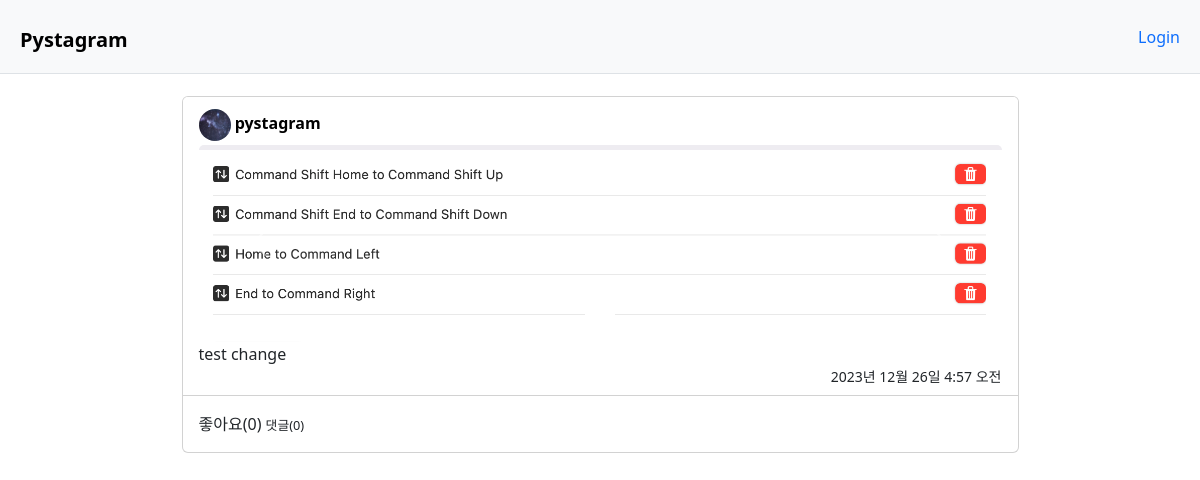
/posts/4/, run on an earlier commit of the app's database.
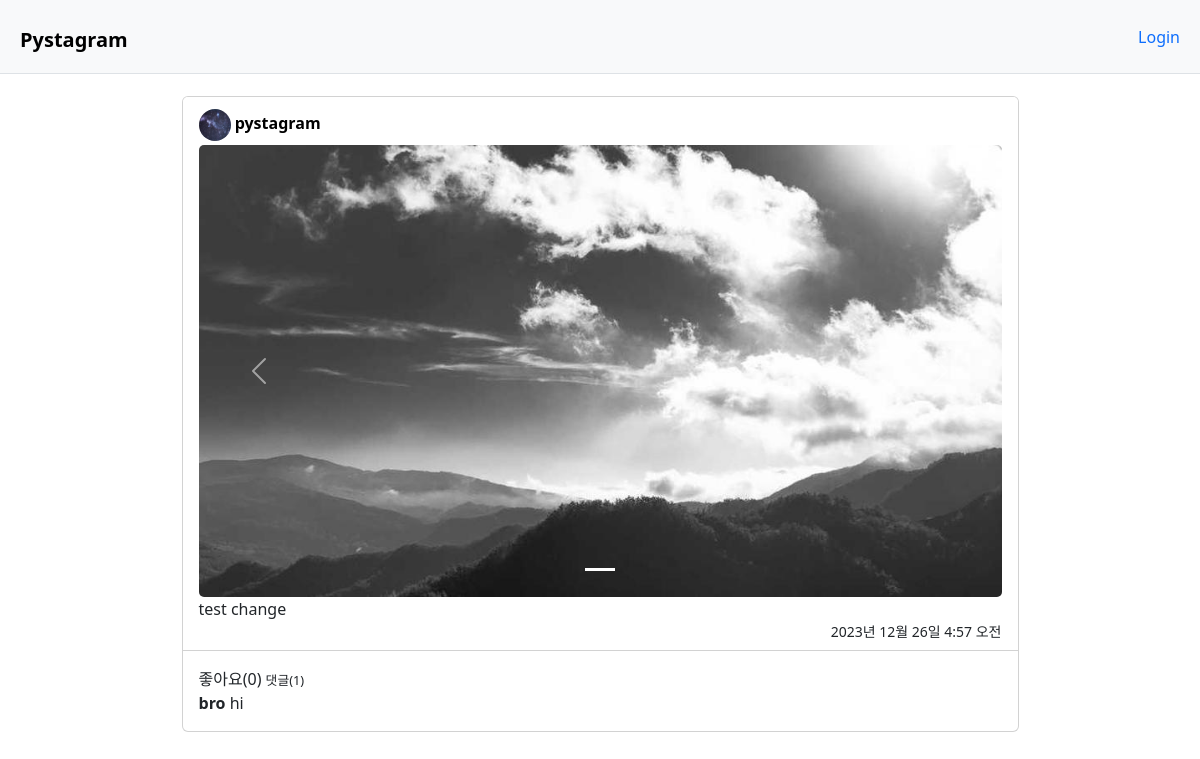
And on a later commit of the database.
### posts/models.py (models this page shows, shortened)
class PostImage(models.Model):
    post = models.ForeignKey(
        Post,
        verbose_name="포스트",
        on_delete=models.CASCADE
    )
    photo = models.ImageField("사진", upload_to="post")

class Post(models.Model):
    user = models.ForeignKey(
        "users.User",
        verbose_name="작성자",
        on_delete=models.CASCADE,
    )
    title = models.CharField("제목",max_length=50, default=None, null=True)
    content = models.TextField("내용")
    created = models.DateTimeField("생성일시", auto_now_add=True)
    tags = models.ManyToManyField(
        "posts.HashTag", verbose_name='해시태그목록', blank=True)

class Comment(models.Model):
    user = models.ForeignKey(
        "users.User",
        verbose_name="작성자",
        on_delete=models.CASCADE,
    )
    post = models.ForeignKey(Post, verbose_name="포스트", on_delete=models.CASCADE)
    content = models.TextField("내용")
    created = models.DateTimeField("생성일시", auto_now_add=True)

### users/models.py (models this page shows, shortened)
class User(AbstractUser):
    profile_image = models.ImageField(
        "프로필 이미지", upload_to="users/profile", blank=True)
    short_description = models.TextField('소개글', blank=True)
    like_posts = models.ManyToManyField(
        "posts.Post",
        verbose_name="좋아요 누른 Post 목록",
        related_name="like_users",
        blank=True,
    )
    following = models.ManyToManyField(
        "self",
        verbose_name="팔로우 중인 사람들",
        related_name="followers",
        symmetrical=False,
        through="users.Relationship"
    )

### posts/views.py (the view)
# urls.py: path("<int:post_id>/", post_detail, name="post_detail"),
def post_detail(request, post_id):
    post = Post.objects.get(id=post_id)
    comment_form = CommentForm()
    context = {
        "post": post,
        "comment_form": comment_form,
    }
    return render(request, "posts/post_detail.html", context)

### templates/posts/post_detail.html
{% extends 'base_slider.html' %}
{% block content %}
	<div id="feeds" class="post-container">
		{% url 'posts:post_detail' post.id as action_redirect_to %}
		{% include "posts/post.html" with action_redirect_url=action_redirect_to %}
	</div>
{% endblock %}

### templates/posts/post.html (shortened to what this page needs)
<div class="container mt-5 mb-5 pt-5">
  <div class="card m-auto w-75">
    <article id="post-{{ post.id }}" class="post">
      <div class="card-header bg-white">
        <div class="row mt-1">
          <div class="col-6 text-start">
            <a href="{% url 'users:profile' user_id=post.user.id %}" class="text-decoration-none">
              {% if post.user.profile_image %}
                <img src="{{ post.user.profile_image.url }}" class="rounded-circle" alt="" style="height:32px; width: 32px;">
              {% endif %}
              <span class="card-title fw-bold text-black">{{ post.user.username }}</span>
            </a>
          </div>
          <div class="col-6 text-end">
          </div>
        </div>
        <div id="demo-{{post.id}}" class="carousel slide mt-1" data-bs-touch="false" data-bs-interval="false">
          <div class="carousel-indicators">
            {% for image in post.postimage_set.all %}
              <button data-bs-target="#demo-{{post.id}}" data-bs-slide-to="{{ forloop.counter0 }}" class="{% if forloop.counter0 == 0 %}active{% endif %}"></button>
            {% endfor %}
          </div>
          <div class="carousel-inner">
            {% for image in post.postimage_set.all %}
              <div class="carousel-item {% if forloop.counter == 1 %}active{% endif %}">
                <img src="{{ image.photo.url }}" class="card-img " style="background-size: contain">
              </div>
            {% endfor %}
          </div>
          <button class="carousel-control-prev" data-bs-target="#demo-{{post.id}}" data-bs-slide="prev">
            <span class="carousel-control-prev-icon"></span>
          </button>
          <button class="carousel-control-next" data-bs-target="#demo-{{post.id}}" data-bs-slide="next">
            <span class="carousel-control-next-icon"></span>
          </button>
        </div>
        <div class="post-content">
          {{post.content|safe}}
          <div class="d-flex justify-content-end">
            <small class="ms-3">{{post.created}}</small>
          </div>
        </div>
      </div>
      <div class="card-body">
        <div class="post-buttons">
          <div class="d-inline-block">
            <form action="{% url 'posts:post_like' post_id=post.id %}?next={{ action_redirect_url }}" method="POST">
              {% if user.is_authenticated %}
                <button type="submit" class="btn" style="outline:none; scale:0.8">
                  {% if user in post.like_users.all %}
                    좋아요 취소({{ post.like_users.count }})
                  {% else %}
                    좋아요({{ post.like_users.count }})
                  {% endif %}
                </button>
              {% else %}
                좋아요({{ post.like_users.count }})
              {% endif %}
            </form>
          </div>
          <div class="d-inline-block">
            <span style="font-size:80%">
              댓글({{post.comment_set.count}})
            </span>
          </div>
        </div>
        <div class="post-comments">
          <ul class="list-group">
            {% for comment in post.comment_set.all %}
              <li class="" style="list-style:none;">
                <b>{{comment.user.username}}</b>
                {{comment.content}}
              </li>
            {% endfor %}
          </ul>
        </div>
      </div>
    </article>
  </div>
</div>

What changed in the data, as far as the page shows it:
removed PostImage: photo (picture)
changed Post "test change": comment_set.count "0" → "1"
added PostImage: photo (picture)
added Comment: user.username "bro", content "hi"
